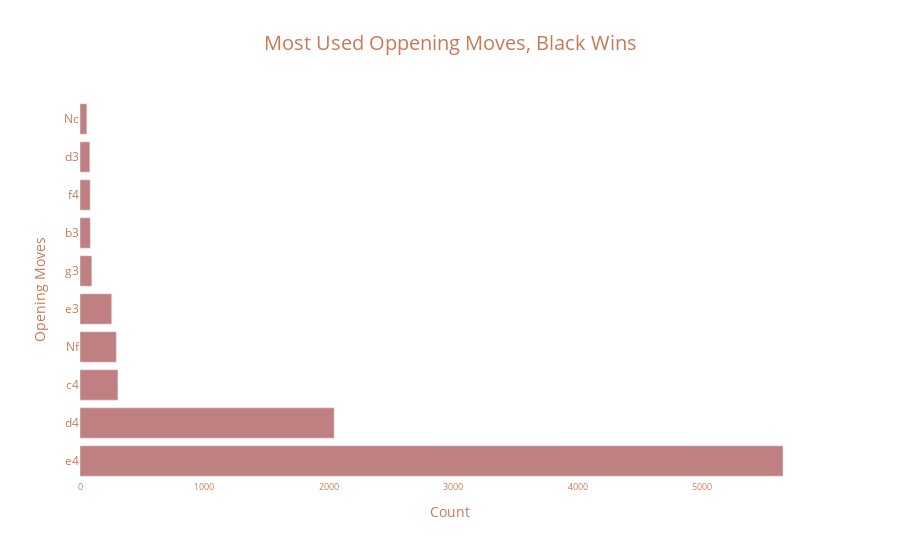

Notebook source saved alongside this figure:
### Code cell
fig=px.bar(y=black.index,x=black.values,
           title="most used oppening moves, black wins".title(),
            color_discrete_sequence=["#C08082"],
           labels={"x":"Count ","y":"Move "},
      )
fig.update_layout(
title_font_color="#C87A56",paper_bgcolor="#fff",title_font_size=20,title_x=.5,font_color="#C87A56",
    plot_bgcolor="#fff",legend_title_font_size=17,legend_title_font_color="#C87A56",
    legend_title_text="Game winner")
fig.update_yaxes(showgrid=False,visible=True,title="Opening Moves",color="#C87A56")
fig.update_xaxes(showgrid=False,tickfont_size=9)
fig.update_traces(textfont_size=1,visible=True)
fig.update_traces(textfont_color="#333",textposition='inside')
fig.show()

### Figure 1 — Plotly figure (JSON) as saved in the notebook; plotly's stock layout.template omitted (floating-point values rounded to 4 significant figures)
{"data": [{"alignmentgroup": "True", "hovertemplate": "Count =%{x}<br>Move =%{y}<extra></extra>", "legendgroup": "", "marker": {"color": "#C08082", "pattern": {"shape": ""}}, "name": "", "offsetgroup": "", "orientation": "h", "showlegend": false, "textfont": {"color": "#333", "size": 1}, "textposition": "inside", "type": "bar", "visible": true, "x": [5651, 2043, 305, 292, 255, 95, 83, 82, 79, 55], "xaxis": "x", "y": ["e4", "d4", "c4", "Nf", "e3", "g3", "b3", "f4", "d3", "Nc"], "yaxis": "y"}], "layout": {"barmode": "relative", "font": {"color": "#C87A56"}, "legend": {"title": {"font": {"color": "#C87A56", "size": 17}, "text": "Game winner"}, "tracegroupgap": 0}, "paper_bgcolor": "#fff", "plot_bgcolor": "#fff", "title": {"font": {"color": "#C87A56", "size": 20}, "text": "Most Used Oppening Moves, Black Wins", "x": 0.5}, "xaxis": {"anchor": "y", "domain": [0, 1], "showgrid": false, "tickfont": {"size": 9}, "title": {"text": "Count "}}, "yaxis": {"anchor": "x", "color": "#C87A56", "domain": [0, 1], "showgrid": false, "title": {"text": "Opening Moves"}, "visible": true}}}
